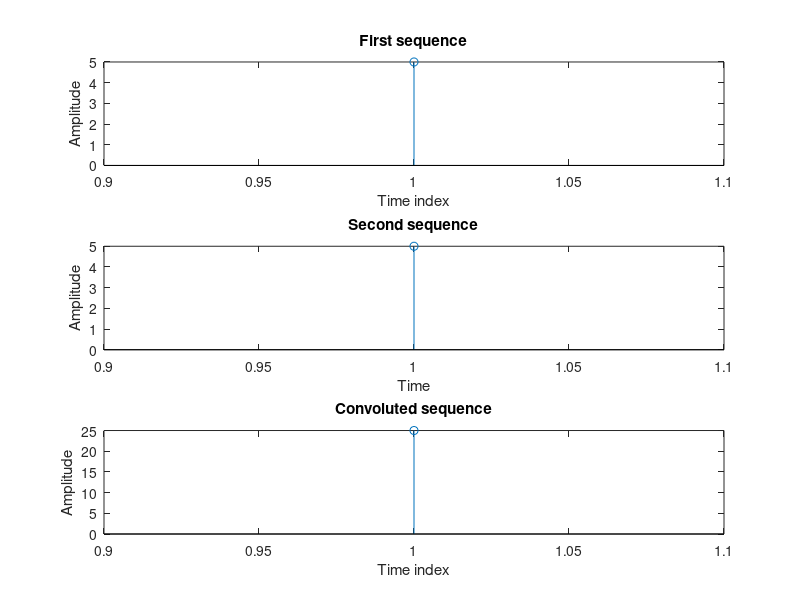

Recreate this plot in MATLAB.
clc;
clear all;
close all;

%Program to perform Linear Convolution using Circular Convolution

x1=input('Enter the first sequence to be convoluted:');
x2=input('Enter the second sequence to be convoluted:');

l1=length(x1);

subplot(3,1,1);
stem(x1);
xlabel('Time index');
ylabel('Amplitude');
title('First sequence');
l2=length(x2);

subplot(3,1,2);
stem(x2);
xlabel('Time');
ylabel('Amplitude');
title('Second sequence');

if l1>l2
    l3=l1-l2;
    x2=[x2,zeros(1,l3)];
    
elseif l2>l1;
    l3=l2-l1;
    x1=[x1,zeros(1,l3)];
end

n=l1+l2-1;
f=cconv(x1,x2,n);
disp('The convoluted convoluted sequence is');
disp(f);
subplot(3,1,3);
stem(f);
xlabel('Time index');
ylabel('Amplitude');
title('Convoluted sequence');
